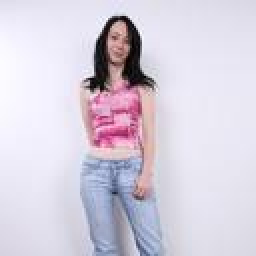
#> input picture data/RaFD/train/clothes/alena-0203-02.jpg, 128 x 128 px (shown 2 times larger); its folder holds 4 pictures in this run
$ python crop_images.py
#> lines starting #> are read from the running program, lines starting #| are printed output that depends on the picture
from PIL import Image
import os

PATH_TRAIN = 'data/RaFD/train/clothes/'

PATH_TEST = 'data/RaFD/test/clothes/'

for filename in os.listdir(PATH_TRAIN):
    if filename.endswith('.jpg'):
        img = Image.open(PATH_TRAIN + filename)
#> img is the input picture: PIL image 128x128 RGB; mean R, G, B 214.5, 207.9, 221.8
        crp = img.crop((0, 0, 528, 528))
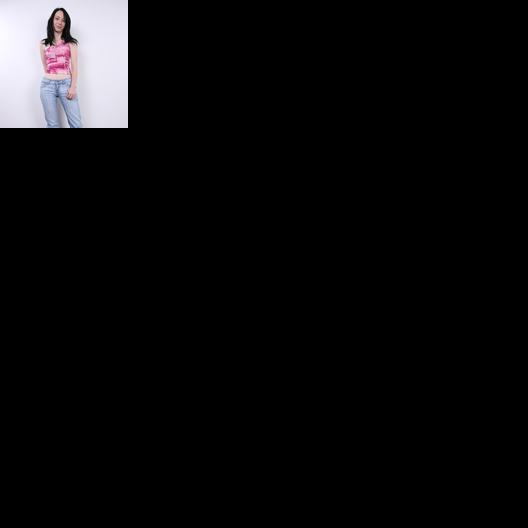
#> crp: PIL image 528x528 RGB; mean R, G, B 12.6, 12.2, 13
        crp.save(PATH_TRAIN + filename)
#> pass 2 of the loop `for filename in os.listdir(PATH_TRAIN):`:
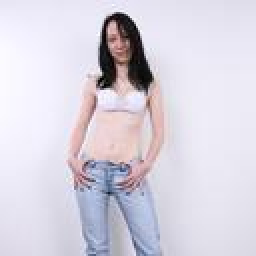
#> input picture data/RaFD/train/clothes/alena-0203-05.jpg, 128 x 128 px (shown 2 times larger)
#> img is the input picture: PIL image 128x128 RGB; mean R, G, B 216, 211.6, 223.3
#> `crp = img.crop((0, 0, 528, 528))`:
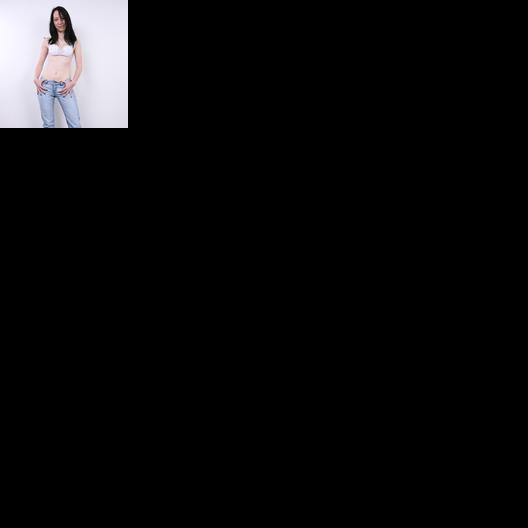
#> crp: PIL image 528x528 RGB; mean R, G, B 12.7, 12.4, 13.1
#> pass 3 of the loop `for filename in os.listdir(PATH_TRAIN):`:
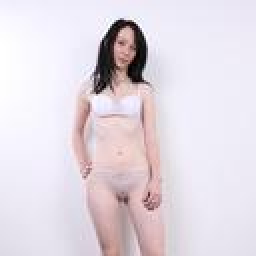
#> input picture data/RaFD/train/clothes/alena-0203-07.jpg, 128 x 128 px (shown 2 times larger)
#> img is the input picture: PIL image 128x128 RGB; mean R, G, B 226.3, 217.8, 226
#> `crp = img.crop((0, 0, 528, 528))`:
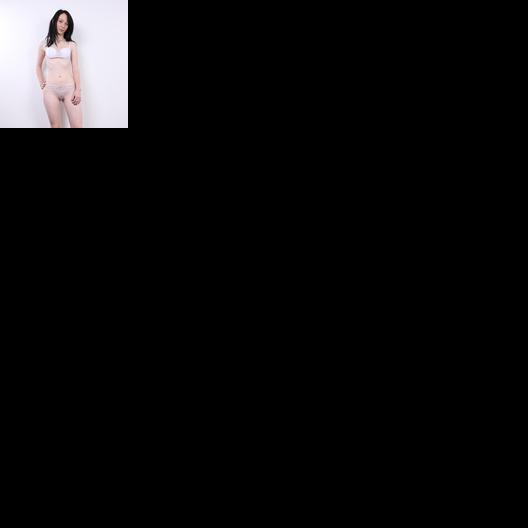
#> crp: PIL image 528x528 RGB; mean R, G, B 13.3, 12.8, 13.3
#> the loop made 4 passes; the first 3 are shown
